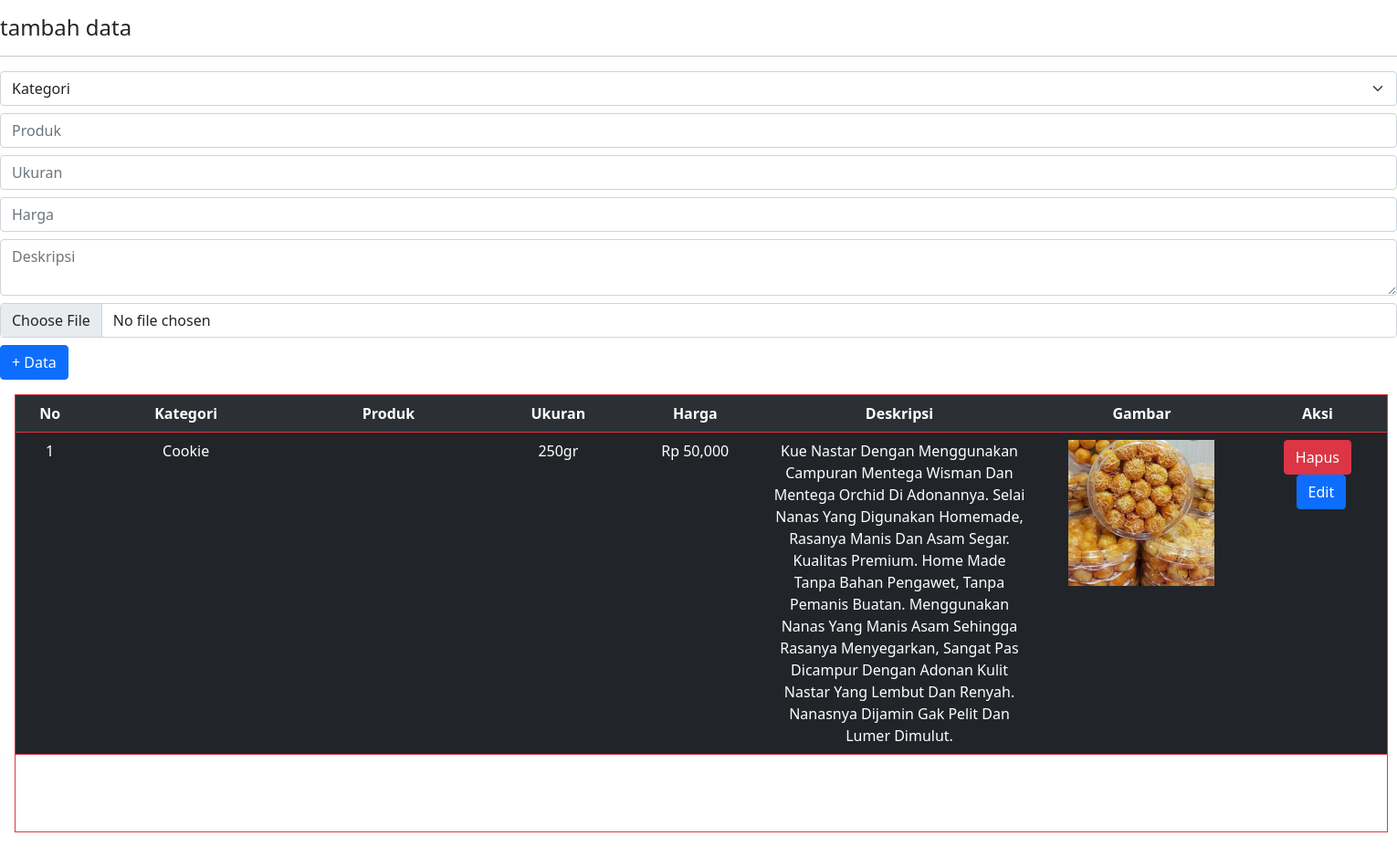
Page /admin/produk.php (signed in) on the committed database.
### tables this page shows
CREATE TABLE `tb_data_produk` (
  `pdk_data_id` int(11) NOT NULL,
  `ktgr_id` int(11) NOT NULL,
  `pdk_id` int(11) NOT NULL,
  `pdk_ukuran` varchar(15) NOT NULL,
  `pdk_harga` int(20) NOT NULL,
  `pdk_deskripsi` text NOT NULL,
  `pdk_gambar` varchar(100) NOT NULL
);

CREATE TABLE `tb_kategori` (
  `ktgr_id` int(11) NOT NULL,
  `ktgr_nama` varchar(50) NOT NULL
);

### admin/produk.php (the view, shortened to what this page needs)
<?php
include "assets/function/koneksi.php";
?>
<!doctype html>
<html lang="en">
  <head>
    <link rel="stylesheet" href="assets/css/styles.css">
    <link href="https://cdn.jsdelivr.net/npm/bootstrap@5.0.2/dist/css/bootstrap.min.css" rel="stylesheet">
  </head>
  <body>
                        <h4 class="mt-3">tambah data</h4>
                        <hr>
                        <form action="assets/function/tambah-data-produk.php" method="POST" enctype="multipart/form-data">
                        <select class="form-select my-2" name="kategori">
                          <option selected>Kategori</option>
                        </select>
                        <input type="text" class="form-control my-2" name="produk" placeholder="Produk">
                        <input type="text" class="form-control my-2" name="ukuran" placeholder="Ukuran">
                        <input type="number" class="form-control my-2" name="harga"  placeholder="Harga">
                        <textarea type="text" class="form-control my-2" name="deskripsi" placeholder="Deskripsi"></textarea>
                        <input type="file" class="form-control my-2" name="gambar" placeholder="gambar">
                        <button type="submit" class="btn btn-primary" name="kirim-data-produk" value="kirim-data-produk">+ Data</button>
                        </form>
<div class="container-fluid p-3 scroll">
    <table class="table table-dark table-striped text-center  ">
          <tbody class="border border-danger">
            <tr>
                <th style="width: 5em;">No</th>
                <th style="width: 15em;">Kategori</th>
                <th style="width: 15em;">Produk</th>
                <th style="width: 10em;">Ukuran</th>
                <th style="width: 10em;">Harga</th>
                <th style="width: 20em;">Deskripsi</th>
                <th style="width: 15em;">Gambar</th>
                <th style="width: 10em;">Aksi</th>
            </tr>
            <?php
            $no = 1;
            $data = mysqli_query($conn, "SELECT * FROM tb_data_produk LEFT JOIN tb_kategori USING (ktgr_id) ORDER BY pdk_data_id DESC");
            if(mysqli_num_rows($data) > 0){
            while($row = mysqli_fetch_assoc($data)){
            ?>
            <tr class="px-2">
              <td><?= $no++ ?></td>
              <td><?= $row['ktgr_nama'] ?></td>
              <td><?= $row['pdk_nama'] ?></td>
              <td><?= $row['pdk_ukuran'] ?></td>
              <td>Rp <?= number_format($row['pdk_harga']) ?></td>
              <td><?= $row['pdk_deskripsi'] ?></td>
              <td><img src="assets/images/produk/<?= $row['pdk_gambar'] ?>" style="object-fit: cover; height:10em; width:10em;"></td>
              <td><a href="assets/function/hapus-data-produk.php?iddp=<?php echo $row['pdk_data_id'] ?>"onclick="return confirm('Yakin ingin hapus?')" class="btn btn-danger">Hapus</a><a href="edit-data-produk.php?idpp=<?php echo $row['pdk_data_id'] ?>"onclick="return confirm('Yakin ingin edit?')" class="btn btn-primary ms-2">Edit</a></td>
            </tr>
            <?php }}else{ ?>
                                <tr>
                                  <td colspan="8">Tidak ada Data</td>
                                </tr>
                              <?php } ?>
          </tbody>
    </table>
</div>
  </body>
</html>

### admin/assets/css/styles.css (style rules this page uses)
.scroll tbody { clear:both; border:0px solid 3FF6600; height:30em; overflow:auto; float:left; width:94em; background:#ffffff; }

### rows in the picture
tb_data_produk: ktgr.ktgr_nama "Cookie", pdk_ukuran "250gr", pdk_harga "50,000", pdk_deskripsi "Kue Nastar Dengan Menggunakan Campuran Mentega Wisman Dan Mentega Orchid Di Adonannya. Selai Nanas Yang Digunakan Homemade, Rasanya Manis Dan Asam Segar. Kualitas Premium. Home Made Tanpa Bahan Pengawet, Tanpa Pemanis Buatan. Menggunakan Nanas Yang Manis Asam Sehingga Rasanya Menyegarkan, Sangat Pas Dicampur Dengan Adonan Kulit Nastar Yang Lembut Dan Renyah. Nanasnya Dijamin Gak Pelit Dan Lumer Dimulut.", pdk_gambar (picture)
